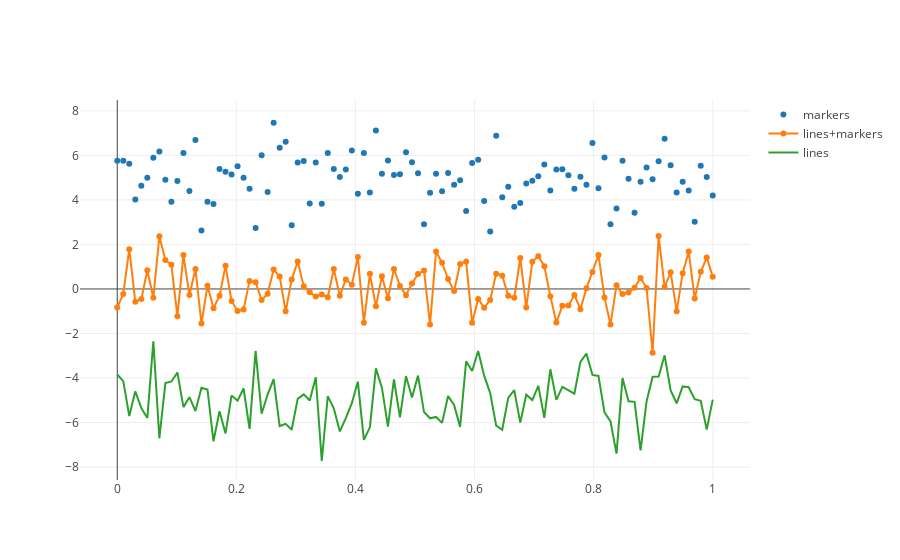

This figure's notebook cell:
### Code cell
N = 100
random_x = np.linspace(0,1,N)
random_y0 = np.random.randn(N)+5
random_y1 = np.random.randn(N)
random_y2 = np.random.randn(N)-5

#Create traces
trace0 = go.Scatter(
    x = random_x,
    y = random_y0,
    mode = 'markers',
    name = 'markers'
)
trace1 = go.Scatter(
    x = random_x,
    y = random_y1,
    mode = 'lines+markers',
    name = 'lines+markers'
)
trace2 = go.Scatter(
    x = random_x,
    y = random_y2,
    mode = 'lines',
    name = 'lines'
)
data = [trace0,trace1,trace2]
py.iplot(data)
# 随机设置4个参数，x轴的数字和y轴，其中y轴随机3组数据。
# 然后画三种类型的图，trace0是markers，trace1是折线图和markers,trace3是折线图。
# 然后把三种图放在data这个列表里面，调用py.iplot(data)即可。
